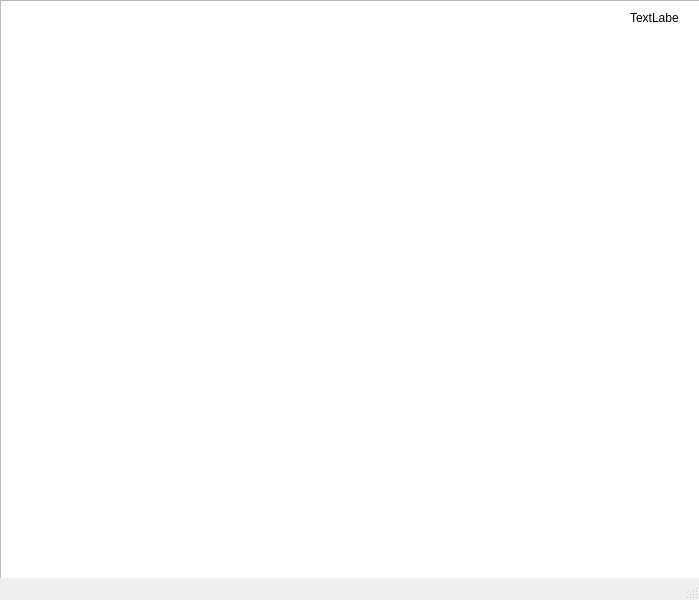
<?xml version="1.0" encoding="UTF-8"?>
<ui version="4.0">
 <class>MainWindow</class>
 <widget class="QMainWindow" name="MainWindow">
  <property name="geometry">
   <rect>
    <x>0</x>
    <y>0</y>
    <width>699</width>
    <height>600</height>
   </rect>
  </property>
  <property name="windowTitle">
   <string>MainWindow</string>
  </property>
  <widget class="QWidget" name="centralwidget">
   <widget class="QGraphicsView" name="graphicsView">
    <property name="geometry">
     <rect>
      <x>0</x>
      <y>0</y>
      <width>700</width>
      <height>751</height>
     </rect>
    </property>
   </widget>
   <widget class="QLabel" name="label">
    <property name="geometry">
     <rect>
      <x>630</x>
      <y>10</y>
      <width>49</width>
      <height>16</height>
     </rect>
    </property>
    <property name="text">
     <string>TextLabel</string>
    </property>
   </widget>
  </widget>
  <widget class="QMenuBar" name="menubar">
   <property name="geometry">
    <rect>
     <x>0</x>
     <y>0</y>
     <width>699</width>
     <height>21</height>
    </rect>
   </property>
  </widget>
  <widget class="QStatusBar" name="statusbar"/>
 </widget>
 <resources/>
 <connections/>
</ui>
